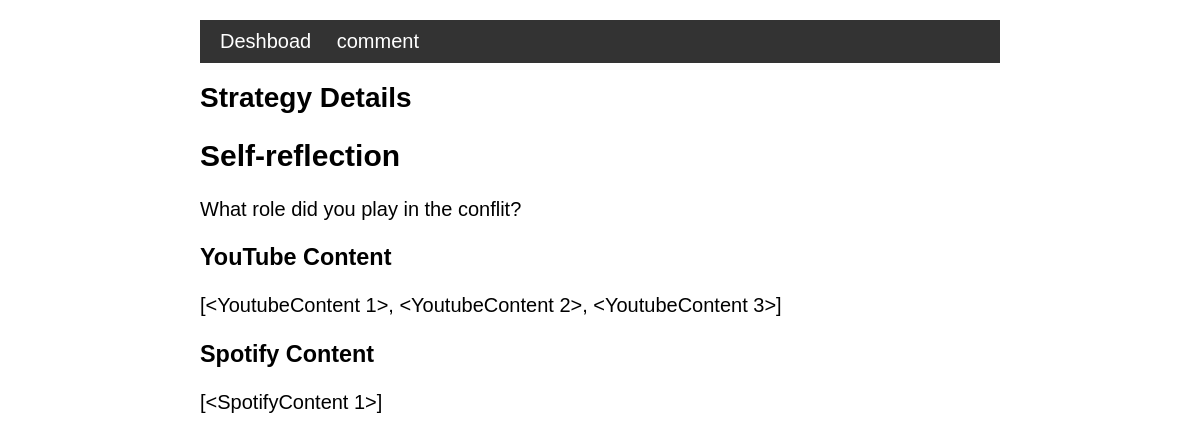
Page /strategy_details/1 (signed in) on the committed database.
### models.py (models this page shows)
class Strategies(db.Model):
    __tablename__ = 'strategies'
    id = db.Column(db.Integer, primary_key=True)
    created_on = db.Column(db.DateTime, nullable=True,
                           default=datetime.utcnow())
    updated_on = db.Column(db.DateTime, nullable=False,
                           default=datetime.utcnow())
    strategy_name = db.Column(db.String(255), nullable=False)
    strategy_text = db.Column(db.Text, nullable=False)
    condition_id = db.Column(db.Integer, db.ForeignKey(
        'conditions.id'))
    youtube_content = db.relationship("YoutubeContent", backref="strategies")
    spotify_content = db.relationship("SpotifyContent", backref="strategies")

### app.py (the view)
@app.route('/strategy_details/<int:strategy_id>')
@login_required
def strategy_details(strategy_id):
    strategy = Strategies.query.get(strategy_id)
    if strategy:
        return render_template('strategy_details.html', strategy=strategy)
    else:
        flash('Strtegy not found.', 'error')

### app.py (called while the page is built)
@login_manager.user_loader
def load_user(user_id):
    return User.query.get(int(user_id))

### templates/strategy_details.html
{% extends 'base.html' %}
{% block content %}
    <h1>Strategy Details</h1>
    <h2>{{ strategy.strategy_name }}</h2>
    <p>{{ strategy.strategy_text }}</p>
    <h3>YouTube Content</h3>
    <p>{{ strategy.youtube_content }}</p>
    <h3>Spotify Content</h3>
    <p>{{ strategy.spotify_content }}</p>
{% endblock %}

### static/styles.css (style rules this page uses)
body { font-family: Arial, sans-serif; margin: 0; padding: 0; background-color: #FFFFFF; font-size: 20px; }
h1 { font-size: 28px; }

### rows in the picture
Strategies: strategy_name "Self-reflection", strategy_text "What role did you play in the conflit?"

### other values in the picture
{{ strategy.youtube_content }} "[<YoutubeContent 1>, <YoutubeContent 2>, <YoutubeContent 3>]"
{{ strategy.spotify_content }} "[<SpotifyContent 1>]"
